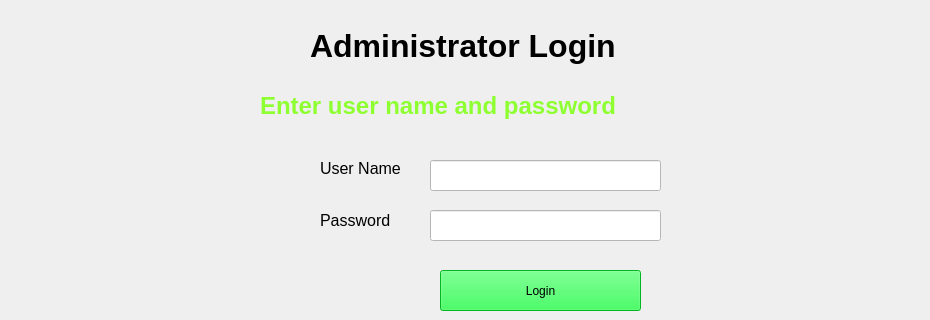
    <widget class="QWidget" name="tab">
     <attribute name="title">
      <string>Login</string>
     </attribute>
     <widget class="QLabel" name="label">
      <property name="geometry">
       <rect>
        <x>310</x>
        <y>20</y>
        <width>461</width>
        <height>51</height>
       </rect>
      </property>
      <property name="font">
       <font>
        <family>MS Shell Dlg 2</family>
        <pointsize>24</pointsize>
        <weight>75</weight>
        <bold>true</bold>
       </font>
      </property>
      <property name="text">
       <string>Administrator Login</string>
      </property>
     </widget>
     <widget class="QLabel" name="l01">
      <property name="geometry">
       <rect>
        <x>260</x>
        <y>80</y>
        <width>661</width>
        <height>51</height>
       </rect>
      </property>
      <property name="font">
       <font>
        <pointsize>18</pointsize>
        <weight>75</weight>
        <bold>true</bold>
       </font>
      </property>
      <property name="styleSheet">
       <string notr="true">color: rgb(142, 255, 49);</string>
      </property>
      <property name="frameShadow">
       <enum>QFrame::Plain</enum>
      </property>
      <property name="text">
       <string>Enter user name and password</string>
      </property>
     </widget>
     <widget class="QLabel" name="label_3">
      <property name="geometry">
       <rect>
        <x>320</x>
        <y>160</y>
        <width>101</width>
        <height>16</height>
       </rect>
      </property>
      <property name="font">
       <font>
        <pointsize>12</pointsize>
       </font>
      </property>
      <property name="text">
       <string>User Name</string>
      </property>
     </widget>
     <widget class="QLabel" name="label_4">
      <property name="geometry">
       <rect>
        <x>320</x>
        <y>210</y>
        <width>91</width>
        <height>20</height>
       </rect>
      </property>
      <property name="font">
       <font>
        <pointsize>12</pointsize>
       </font>
      </property>
      <property name="text">
       <string>Password</string>
      </property>
     </widget>
     <widget class="QLineEdit" name="tb01">
      <property name="geometry">
       <rect>
        <x>430</x>
        <y>160</y>
        <width>231</width>
        <height>31</height>
       </rect>
      </property>
      <property name="font">
       <font>
        <pointsize>12</pointsize>
       </font>
      </property>
      <property name="styleSheet">
       <string notr="true">background-color: rgb(255, 255, 255);</string>
      </property>
     </widget>
     <widget class="QLineEdit" name="tb02">
      <property name="geometry">
       <rect>
        <x>430</x>
        <y>210</y>
        <width>231</width>
        <height>31</height>
       </rect>
      </property>
      <property name="font">
       <font>
        <pointsize>12</pointsize>
       </font>
      </property>
      <property name="styleSheet">
       <string notr="true">background-color: rgb(255, 255, 255);</string>
      </property>
      <property name="echoMode">
       <enum>QLineEdit::Password</enum>
      </property>
     </widget>
     <widget class="QPushButton" name="b01">
      <property name="geometry">
       <rect>
        <x>440</x>
        <y>270</y>
        <width>201</width>
        <height>41</height>
       </rect>
      </property>
      <property name="styleSheet">
       <string notr="true">background-color: rgb(3, 255, 45);
font: 12pt &quot;MS Shell Dlg 2&quot;;</string>
      </property>
      <property name="text">
       <string>Login</string>
      </property>
     </widget>
    </widget>
